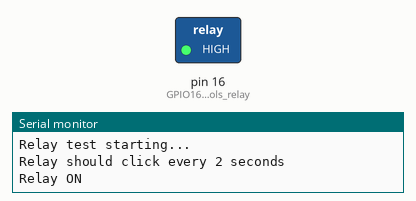
Recording of a sketch running on a simulated Arduino Uno, built with avr-gcc and run on an emulated ATmega328P. Shown: switched loads named in the sketch (green lamp = pin HIGH), the last lines printed to the serial monitor.

Above: at 1.0 s.
At 3.0 s:
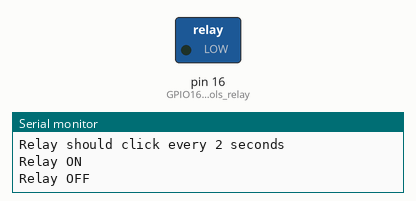
Timing chart, 0 to 5.2 s (numbered marks = the images above):
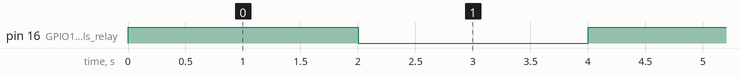

Measured:
- by itself, pin 16 (GPIO16_controls_relay): alternates HIGH for 2.0 s and LOW for 2.0 s

The sketch:

relay_test.ino
```cpp
// Simple relay test - makes relay click every 2 seconds
// Upload this to test relay functionality

void setup() {
  Serial.begin(115200);
  pinMode(16, OUTPUT);  // GPIO16 controls relay
  Serial.println("Relay test starting...");
  Serial.println("Relay should click every 2 seconds");
}

void loop() {
  Serial.println("Relay ON");
  digitalWrite(16, HIGH);  // Energize relay (should click)
  delay(2000);

  Serial.println("Relay OFF");
  digitalWrite(16, LOW);   // De-energize relay (should click)
  delay(2000);
}
```
